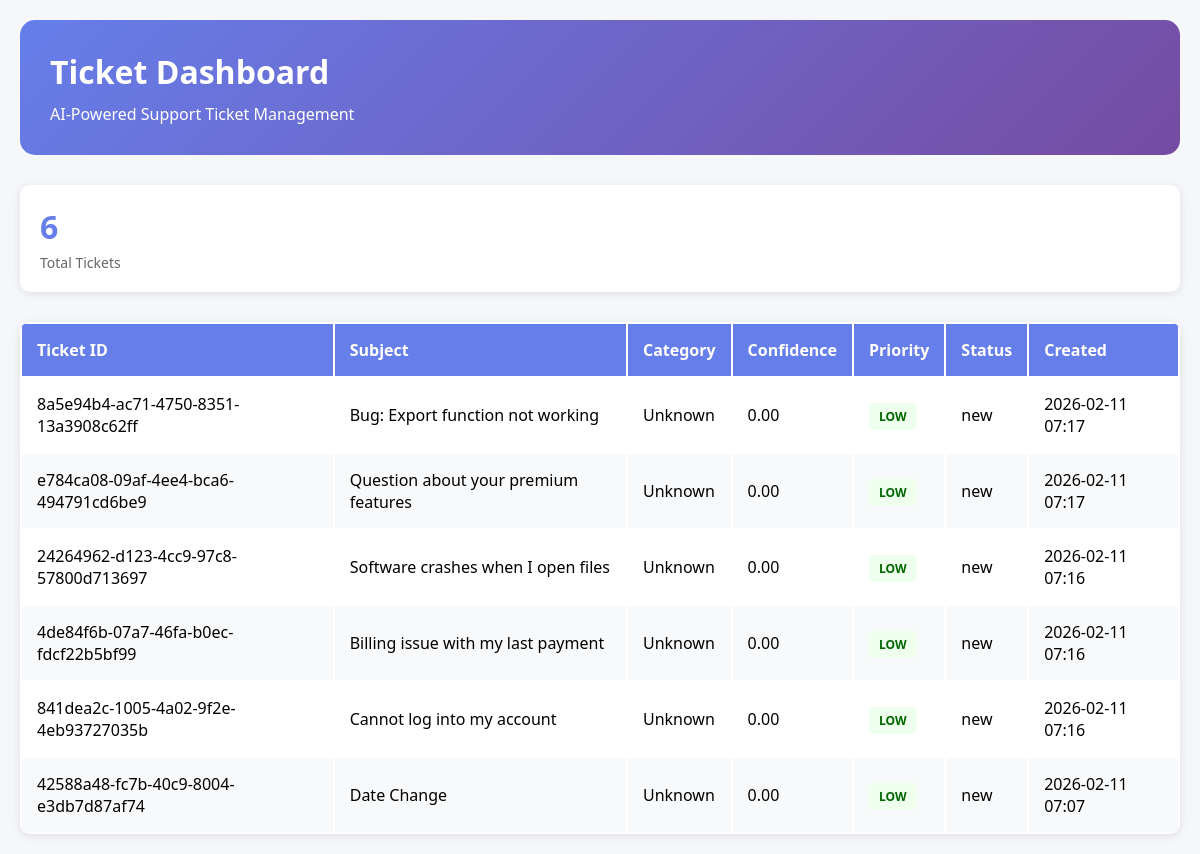
/dashboard/, run on the app's committed database.
### tickets/models.py (models this page shows, shortened)
class Ticket(models.Model):
    STATUS_CHOICES = [
        ('new', 'New'),
        ('in_progress', 'In Progress'),
        ('resolved', 'Resolved'),
        ('closed', 'Closed'),
    ]
    PRIORITY_CHOICES = [
        ('low', 'Low'),
        ('medium', 'Medium'),
        ('high', 'High'),
    ]
    ticket_id = models.UUIDField(primary_key=True, default=uuid.uuid4, editable=False)
    customer_name = models.CharField(max_length=200)
    customer_email = models.EmailField(blank=True)
    subject = models.CharField(max_length=300)
    description = models.TextField()
    predicted_category = models.CharField(max_length=100)
    confidence_score = models.FloatField(default=0.0)
    department = models.CharField(max_length=100, blank=True)
    priority = models.CharField(max_length=20, choices=PRIORITY_CHOICES, default='medium')
    sla_hours = models.IntegerField(default=24)
    status = models.CharField(max_length=20, choices=STATUS_CHOICES, default='new')
    created_at = models.DateTimeField(default=timezone.now)
    updated_at = models.DateTimeField(auto_now=True)
    notes = models.TextField(blank=True)
    class Meta:
        ordering = ['-created_at']

### tickets/views.py (the view)
# urls.py: path('dashboard/', views.dashboard_view, name='dashboard'),
def dashboard_view(request):
    tickets = Ticket.objects.all()[:10]  # Latest 10 tickets
    context = {
        'tickets': tickets,
        'total_tickets': Ticket.objects.count(),
    }
    return render(request, 'tickets/dashboard.html', context)

### templates/tickets/dashboard.html (shortened to what this page needs)
<!DOCTYPE html>
<html lang="en">
<head>
</head>
<body>
    <div class="header">
        <h1>Ticket Dashboard</h1>
        <p>AI-Powered Support Ticket Management</p>
    </div>
    <div class="stats">
        <div class="stat-card">
            <div class="stat-value">{{ total_tickets }}</div>
            <div class="stat-label">Total Tickets</div>
        </div>
    </div>
    <table>
        <thead>
            <tr>
                <th>Ticket ID</th>
                <th>Subject</th>
                <th>Category</th>
                <th>Confidence</th>
                <th>Priority</th>
                <th>Status</th>
                <th>Created</th>
            </tr>
        </thead>
        <tbody>
            {% for ticket in tickets %}
            <tr>
                <td>{{ ticket.ticket_id }}</td>
                <td>{{ ticket.subject|truncatechars:40 }}</td>
                <td>{{ ticket.predicted_category }}</td>
                <td>{{ ticket.confidence_score|floatformat:2 }}</td>
                <td><span class="badge badge-{{ ticket.priority }}">{{ ticket.priority|upper }}</span></td>
                <td>{{ ticket.status }}</td>
                <td>{{ ticket.created_at|date:"Y-m-d H:i" }}</td>
            </tr>
            {% empty %}
            <tr>
                <td colspan="7" style="text-align: center; padding: 40px; color: #999;">
                    No tickets yet. <a href="/submit/">Submit your first ticket</a>
                </td>
            </tr>
            {% endfor %}
        </tbody>
    </table>
</body>
</html>

### templates/tickets/dashboard.html (style rules this page uses)
* { margin: 0; padding: 0; box-sizing: border-box; }
body { font-family: 'Segoe UI', Tahoma, Geneva, Verdana, sans-serif; background: #f5f7fa; padding: 20px; }
.header { background: linear-gradient(135deg, #667eea 0%, #764ba2 100%); color: white; padding: 30px; border-radius: 15px; margin-bottom: 30px; }
h1 { margin-bottom: 10px; }
.stats { display: grid; grid-template-columns: repeat(auto-fit, minmax(200px, 1fr)); gap: 20px; margin-bottom: 30px; }
.stat-card { background: white; padding: 20px; border-radius: 10px; box-shadow: 0 2px 10px rgba(0, 0, 0, 0.1); }
.stat-value { font-size: 32px; font-weight: bold; color: #667eea; }
.stat-label { color: #666; font-size: 14px; margin-top: 5px; }
table { width: 100%; background: white; border-radius: 10px; overflow: hidden; box-shadow: 0 2px 10px rgba(0, 0, 0, 0.1); }
th, td { padding: 15px; text-align: left; }
th { background: #667eea; color: white; font-weight: 600; }
tr:nth-child(even) { background: #f8f9fa; }
.badge { padding: 5px 10px; border-radius: 5px; font-size: 12px; font-weight: 600; }
.badge-low { background: #efe; color: #060; }

### data on the page
Ticket: ticket_id "8a5e94b4-ac71-4750-8351-13a3908c62ff", subject "Bug: Export function not working", predicted_category "Unknown", confidence_score "0.00", priority "LOW", status "new", created_at "2026-02-11 07:17"
Ticket: ticket_id "e784ca08-09af-4ee4-bca6-494791cd6be9", subject "Question about your premium features", predicted_category "Unknown", confidence_score "0.00", priority "LOW", status "new", created_at "2026-02-11 07:17"
Ticket: ticket_id "24264962-d123-4cc9-97c8-57800d713697", subject "Software crashes when I open files", predicted_category "Unknown", confidence_score "0.00", priority "LOW", status "new", created_at "2026-02-11 07:16"
Ticket: ticket_id "4de84f6b-07a7-46fa-b0ec-fdcf22b5bf99", subject "Billing issue with my last payment", predicted_category "Unknown", confidence_score "0.00", priority "LOW", status "new", created_at "2026-02-11 07:16"
Ticket: ticket_id "841dea2c-1005-4a02-9f2e-4eb93727035b", subject "Cannot log into my account", predicted_category "Unknown", confidence_score "0.00", priority "LOW", status "new", created_at "2026-02-11 07:16"
Ticket: ticket_id "42588a48-fc7b-40c9-8004-e3db7d87af74", subject "Date Change", predicted_category "Unknown", confidence_score "0.00", priority "LOW", status "new", created_at "2026-02-11 07:07"

### other printed values
{{ total_tickets }} "6"
